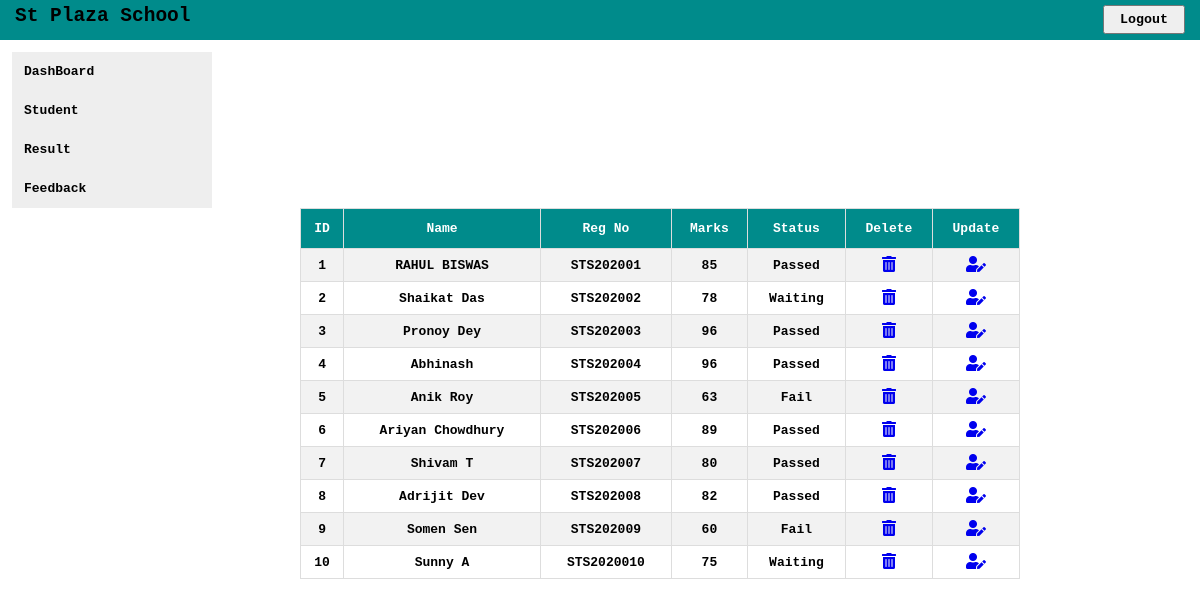
Screenshot of /display.php with the database file from the repository.
### tables this page shows
CREATE TABLE `student` (
  `id` int(120) NOT NULL,
  `name` varchar(120) NOT NULL,
  `reg` varchar(120) NOT NULL,
  `mark` varchar(120) NOT NULL,
  `status` varchar(120) NOT NULL
);

### display.php (the view, shortened to what this page needs)
<!DOCTYPE html>
<html>
<head>
    <link rel="stylesheet" href="https://cdnjs.cloudflare.com/ajax/libs/font-awesome/5.12.1/css/all.min.css">
</head>
<body>
    <nav>
    <header class="nav1">
<h2 style="float: left;">St Plaza School</h2>
<a class="btn" href="logout.php"><button>Logout</button></a>
    </header>
    </nav>
    <div class="ver">
    <div class="vertical-menu">
            <a href="dashboard.php">DashBoard</a>
            <a href="insert.php">Student</a>
            <a href="printresult.php">Result</a>
            <a href="feedback.php">Feedback</a>
    </div>
    </div>
    <div class="table">
    <table id="customers">
        <tr>
          <th style="text-align:center">ID</th>
          <th style="text-align:center">Name</th>
          <th style="text-align:center">Reg No</th>
          <th style="text-align:center">Marks</th>
          <th style="text-align:center">Status</th>
          <th style="text-align:center">Delete</th>
          <th style="text-align:center">Update</th>
        </tr>
      <?php
$connection = mysqli_connect("localhost","root","");
 $q = "select * from student ";
 $query = mysqli_query($connection,$q);
 while($res = mysqli_fetch_array($query)){
 ?>
 <tr class="text-center">
 <td style="text-align:center"> <?php echo $res['id'];  ?> </td>
 <td style="text-align:center"> <?php echo $res['name'];  ?> </td>
 <td style="text-align:center"> <?php echo $res['reg'];  ?> </td>
 <td style="text-align:center"> <?php echo $res['mark'];  ?> </td>
 <td style="text-align:center"> <?php echo $res['status'];  ?> </td>
 <td style="text-align:center">  <a href="dlt.php?id=<?php echo $res['id']; ?>" ><i class="fas fa-trash-alt"></i></a>   </td>
     <td style="text-align:center">  <a href="update.php?id=<?php echo $res['id']; ?>" ><i class="fas fa-user-edit"></i></a>  </td>
 <?php
 }
  ?>
          </table>
      </div>
</body>
</html>

### display.php (style rules this page uses)
* { padding: 0%; margin: 0%; box-sizing: border-box; font-family: monospace; font-weight: bold; }
nav { width: 100%; height: 40px; background-color: darkcyan; }
.nav1 { padding:5px 15px; }
button { padding: 5px 15px; float:right; font-weight: bold; }
.vertical-menu { width: 200px; }
.vertical-menu a { background-color: #eee; color: black; display: block; padding: 12px; text-decoration: none; }
.ver { margin-left: 1%; margin-top: 1%; }
#customers { font-family: "Trebuchet MS", Arial, Helvetica, sans-serif; border-collapse: collapse; width: 80%; }
#customers td, #customers th { border: 1px solid #ddd; padding: 7px; }
#customers tr:nth-child(even) { background-color: #f2f2f2; }
#customers th { padding-top: 12px; padding-bottom: 12px; text-align: left; background-color: darkcyan; color: white; }
.table { margin-left: 300px; }

### rows the page displays
student: id "1", name "RAHUL BISWAS", reg "STS202001", mark "85", status "Passed"
student: id "2", name "Shaikat Das", reg "STS202002", mark "78", status "Waiting"
student: id "3", name "Pronoy Dey", reg "STS202003", mark "96", status "Passed"
student: id "4", name "Abhinash", reg "STS202004", mark "96", status "Passed"
student: id "5", name "Anik Roy", reg "STS202005", mark "63", status "Fail"
student: id "6", name "Ariyan Chowdhury", reg "STS202006", mark "89", status "Passed"
student: id "7", name "Shivam T", reg "STS202007", mark "80", status "Passed"
student: id "8", name "Adrijit Dev", reg "STS202008", mark "82", status "Passed"
student: id "9", name "Somen Sen", reg "STS202009", mark "60", status "Fail"
student: id "10", name "Sunny A", reg "STS2020010", mark "75", status "Waiting"
